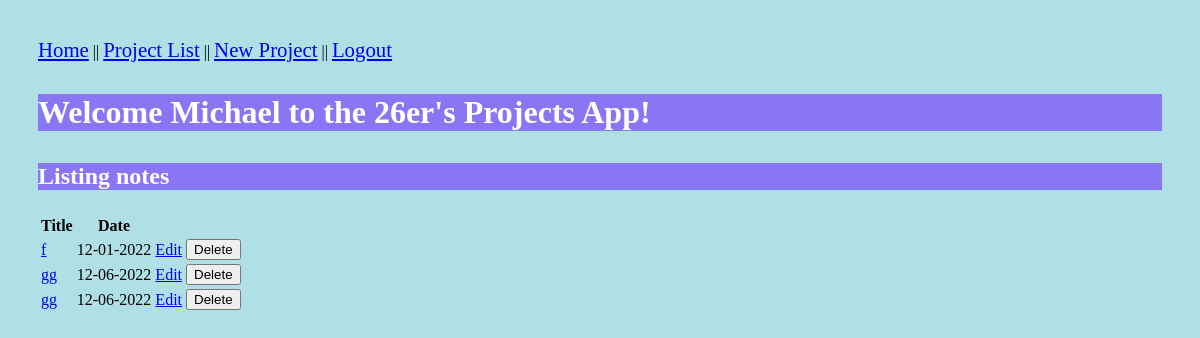
The page /notes (signed in) on the database as committed earlier.
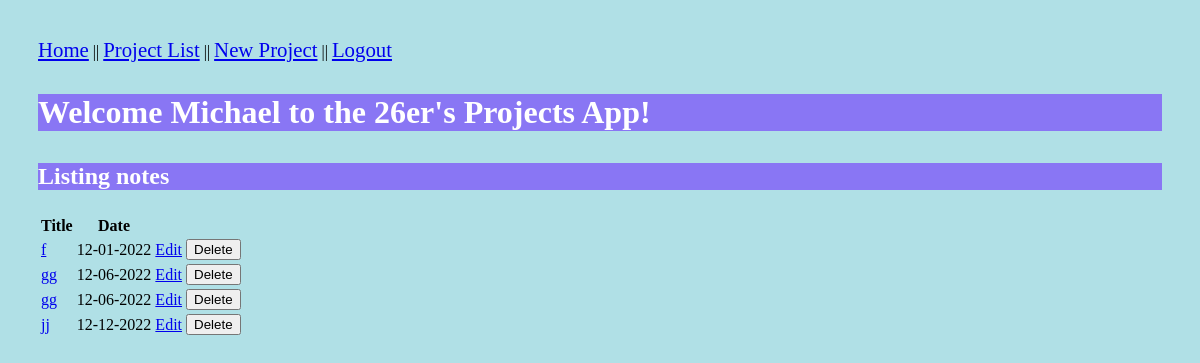
The same page on the database as committed later.
### models.py (models this page shows, shortened)
class Note(db.Model):
    id = db.Column("id", db.Integer, primary_key=True)
    title = db.Column("title", db.String(200))
    text = db.Column("text", db.String(100))
    date = db.Column("date", db.String(50))
    user_id = db.Column(db.Integer, db.ForeignKey("user.id"), nullable=False)
    comments = db.relationship("Comment", backref="note", cascade="all, delete-orphan", lazy=True)
    ratings = db.relationship("Rating", backref="note",cascade="all, delete-orphan", lazy=True)

### ITSC_3155_Group26_Project.py (the view)
@app.route('/notes')
def get_notes():
    if session.get('user'):
        my_notes = db.session.query(Note).filter_by(user_id=session['user_id']).all()
        return render_template('notes.html', notes=my_notes, user=session['user'])
    else:
        return redirect(url_for('login'))

### templates/notes.html (shortened to what this page needs)
<!DOCTYPE html>
<html lang="en">
    <head>
        <link rel="stylesheet" href="{{ url_for('static', filename='main.css') }}">
    </head>
    <body style="background-color:powderblue;">
	  <nav>
		<a style="font-size:130%;" style="background-color: #8976f4;" style="color:rgb(101, 101, 241);" href="{{ url_for('index') }}"> Home</a> ||
		<a style="font-size:130%;" style="background-color: #8976f4;" style="color:rgb(101, 101, 241);" href="{{ url_for('get_notes') }}"> Project List</a> ||
		<a style="font-size:130%;" style="background-color: #8976f4;" style="color:rgb(101, 101, 241);" href="{{ url_for('new_note') }}"> New Project</a> ||
		<a style="font-size:130%;" style="background-color: #8976f4;" style="color:rgb(101, 101, 241);" href="{{ url_for('logout') }}">Logout</a>
	  </nav>
	  <h1 style="color:rgb(255, 255, 255);"><p style="background-color: #8976f4">Welcome {{user}} to the 26er's Projects App!</h1>
        <h2 style="color:rgb(255, 255, 255);"><p style="background-color: #8976f4">Listing notes</h2>
        <table>
		<tr>
			<th>Title</th>
			<th>Date</th>
		</tr>
		{% for note in notes %}
			<tr>
				<td><a href="{{ url_for('get_note', note_id=note.id) }}">{{ note.title }}</a></td>
				<td>{{ note.date }}</td>
				<td><a href="{{ url_for('update_note', note_id=note.id) }}">Edit</a></td>
				<td>
					<form action="{{ url_for('delete_note', note_id=note.id) }}" method="post">
						<input type="submit" value="Delete">
					</form>
				</td>
			</tr>
		{% endfor %}
        </table>
    </body>
</html>

Rows that differ between the two databases and show on the page:
added Note: title "jj", date "12-12-2022"
